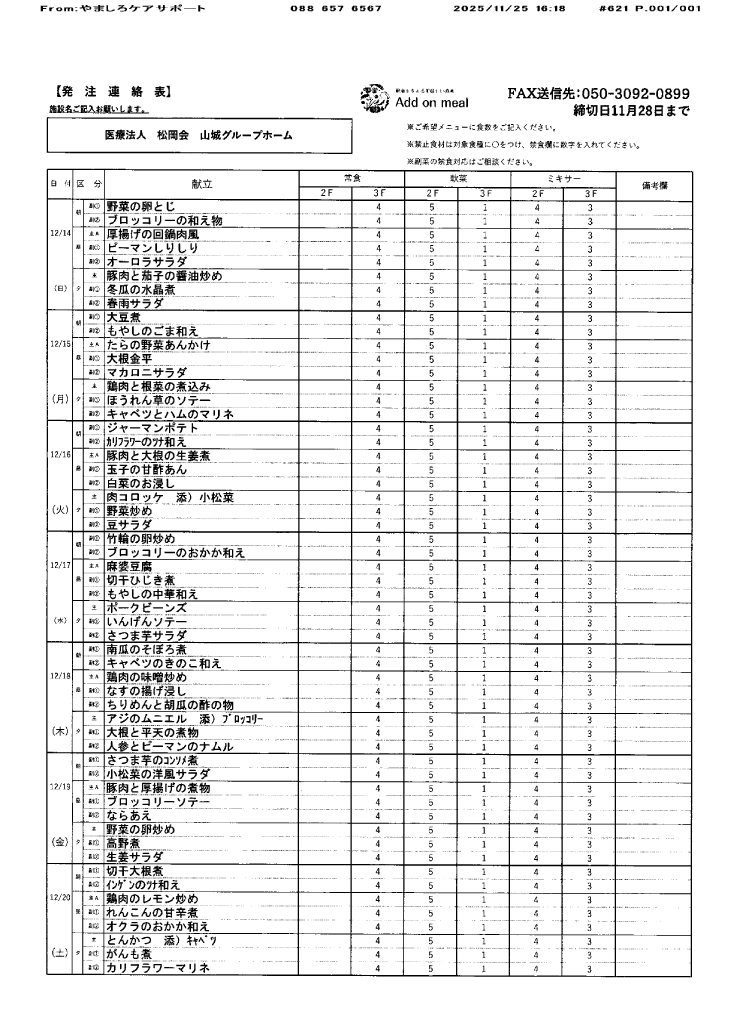
#> input picture backend/src/data/templates/fax_fac00002_v1.png, 2965 x 4136 px (shown at 1/4 size)
$ python -i hakodate_fixed_quad_registration_service.py   (imports and definitions only)
#> lines starting #> are read from the running program, lines starting #| are printed output that depends on the picture; after the words box and inside, x2 and y2 are one past the last pixel; in counts of white or black regions, pixels touching at a corner belong together
#> further down, picture is the input picture: shape (4136, 2965, 3); 92.5% white; 18703 black regions (16917 under 20 px), largest, box (x1, y1, x2, y2) and area: (184, 675, 2773, 3909) 405910, (187, 468, 1410, 616) 13663, (197, 420, 597, 454) 5311
from __future__ import annotations

from dataclasses import asdict, dataclass
import json
from pathlib import Path
from typing import Any

import cv2
import fitz
import numpy as np
from openpyxl import load_workbook
from PIL import Image

from src.services import master_order_form_template_service, workbook_pdf_renderer


FORBIDDEN_DOWNSTREAM_METHODS = [
    "fax_candidate_gap_sequence_match",
    "drop_one_extra_fax_line_by_min_affine_residual",
    "ordered_affine_dp_match_with_interpolated_missing_lines",
]
TWO_STAGE_HEADER_BOUNDARY_MIN_WIDTH_RATIO = 0.12


class QuadEstimationError(ValueError):
    def __init__(self, reason: str) -> None:
        super().__init__(f"edge locked quad estimation failed: {reason}")


@dataclass(frozen=True)
class FixedQuadTemplateRegistrationResult:
    facility_code: str
    order_id: str
    fax_pdf: str
    template_pdf: str
    quad_source: str | None
    quad_px: list[list[float]]
    rectified_canvas_size: list[int]
    template_axes_x: list[int]
    template_axes_y_used_count: int
    template_axes_y_used_first_last: list[int]
    template_axes_y_all: list[int]
    template_outer_grid_bbox_used: list[int]
    legacy_manifest_template_bbox_not_used: list[float]
    forbidden_downstream_methods: list[str]
    outputs: dict[str, str | None]


# [9 lines left out: function render_pdf_page_to_rgb_at_dpi, not called in this run]


def _edge_locked_binarize(arr: np.ndarray) -> np.ndarray:
    gray = cv2.cvtColor(arr, cv2.COLOR_RGB2GRAY)
    gray = cv2.GaussianBlur(gray, (3, 3), 0)
    return cv2.threshold(gray, 0, 255, cv2.THRESH_BINARY_INV + cv2.THRESH_OTSU)[1]
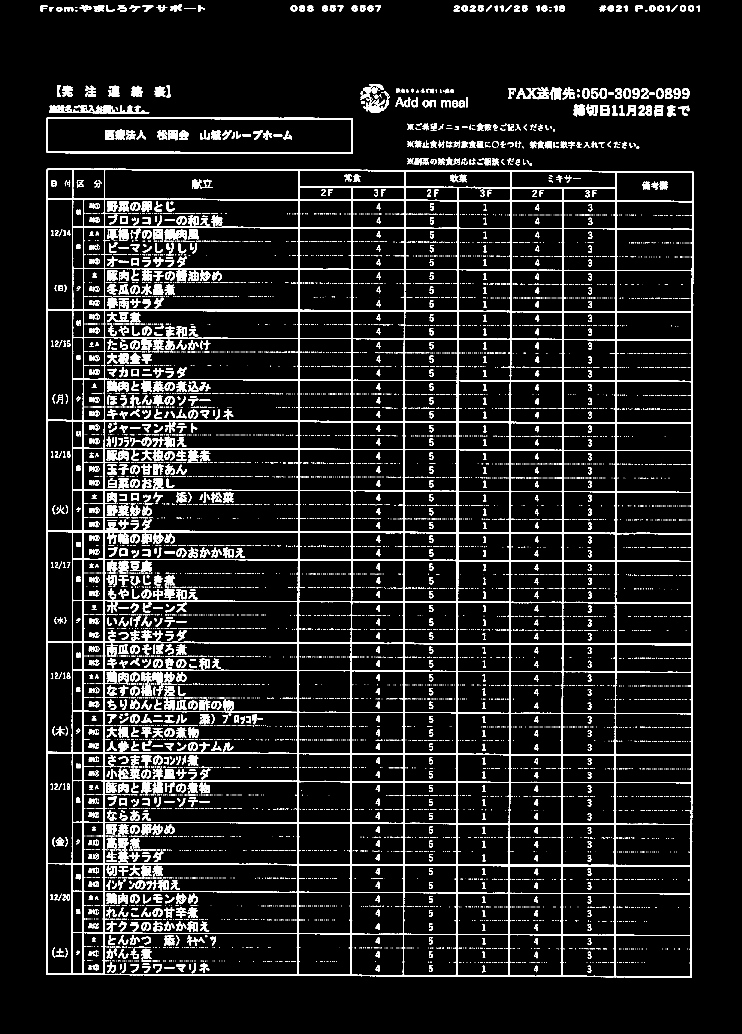
#> returned value: shape (4136, 2965) (shown at 1/4 size); 7.6% white; 11806 white regions (10056 under 20 px), largest, box (x1, y1, x2, y2) and area: (184, 675, 2773, 3909) 411425, (187, 468, 1410, 616) 13725, (197, 420, 597, 454) 5649


# [104 lines left out: functions _edge_locked_masks, _edge_locked_choose_component, _edge_locked_order_quad, _edge_locked_line2, _edge_locked_dist, _edge_locked_fit and 1 more, not called in this run]


def _edge_locked_line_points(mask: np.ndarray) -> np.ndarray:
    return np.column_stack(np.where(mask > 0)[::-1]).astype(float)


# [192 lines left out: functions _edge_locked_refine, _edge_locked_collect, _edge_locked_validate, _edge_locked_reasons, estimate_edge_locked_quad_from_pdf, not called in this run]


def _is_operator_quad_source(source: str) -> bool:
    normalized = source.strip().lower()
    return any(token in normalized for token in ("operator", "manual", "user_adjusted", "quad_override"))


# [190 lines left out: functions resolve_fixed_quad_px_for_manifest_item, load_fixed_quad_manifest_item, render_pdf_page_to_bgr, render_template_pdf_to_canvas, cluster_projection, _fill_missing_table_y_edges_by_gap and 1 more, not called in this run]


def _validate_expected_y_edge_count(count: int) -> None:
    if type(count) is not int or count < len(master_order_form_template_service.TEMPLATE_HEADER_EDGE_ROWS) + 2:
        raise ValueError("canonical_template_y_edge_count_unresolved")


# [414 lines left out: functions template_axis_edge_counts_from_workbook, _normalize_explicit_template_axes, resolve_template_axes_from_manifest_or_image, canonical_template_axes_from_workbook, registration_template_axes_from_workbook, draw_fixed_quad_overlay and 6 more, not called in this run]

>>> import cv2
>>> picture = cv2.cvtColor(cv2.imread('../data/templates/fax_fac00002_v1.png'), cv2.COLOR_BGR2RGB)
>>> result = _edge_locked_binarize(picture)
